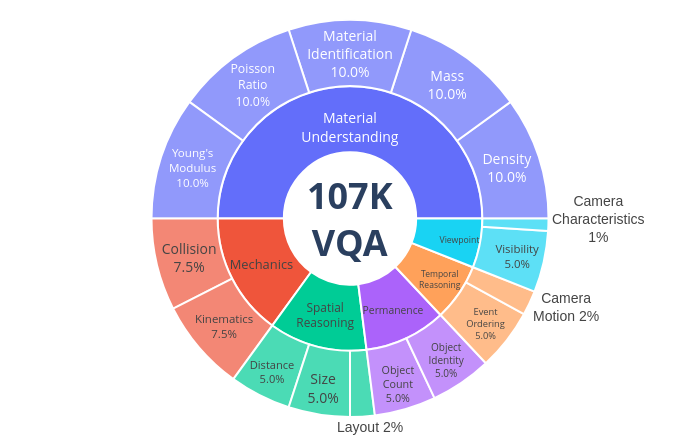

This figure's notebook cell:
### Code cell
import json
import plotly.graph_objects as go

# Paths
PATH_BAL_SUB = "/Users/sebastiancavada/Desktop/tmp_paris/tiny_vqa_creation/answering_questions/balancing_sub_categories.json"
PATH_DATA = "/Users/sebastiancavada/Desktop/tmp_paris/tiny_vqa_creation/simple_vqa.json"
PERCENT_MODE = "entry"  # change to "parent" if you prefer

CENTER_TEXT = "Total number<br> of VQA<br><b>61196</b>"
PERCENT_MODE = "entry"  # or "parent"

# Label mappings
mapping_sub = {
    "visibility": "Visibility",
    "material_identification": "Material<br>Identification",
    "size": "Size",
    "camera_characteristics": "Camera<br>Characteristics",
    "physics_property": "Physics<br>Property",
    "kinematics": "Kinematics",
    "collision": "Collision",
    "mass": "Mass",
    "density": "Density",
    "young_modulus": "Young's<br>Modulus",
    "poisson_ratio": "Poisson<br>Ratio",
    "camera_motion": "Camera Motion",
    "layout": "Layout",
    "distance": "Distance",
    "event_ordering": "Event<br>Ordering",
    "object_count": "Object<br>Count",
    "object_identity": "Object<br>Identity"
}

mapping_cat = {
    "mechanics": "Mechanics",
    "spatial_reasoning": "Spatial<br>Reasoning",
    "visual_percetion": "Visual<br>Perception",
    "temporal": "Temporal<br>Reasoning",
    "view_point": "Viewpoint",
    "material_understanding": "Material<br>Understanding",
    "permanence": "Permanence",
}

with open(PATH_BAL_SUB) as f:
    balancing = json.load(f)
with open(PATH_DATA) as f:
    data = json.load(f)

print(balancing)

labels, parents, values = ["Total number<br> of VQA<br><b>61196</b>"], [""], [0.0]
main_totals, subs_for_main = {}, {}

for main_cat, items in data.items():
    seen = set()
    for _, props in items.items():
        if isinstance(props, dict):
            sc = props["sub_category"]
            if sc and sc in balancing:
                seen.add(sc)
    if not seen:
        continue
    total = sum(balancing[sc] for sc in seen)
    if total <= 0:
        continue
    print(main_cat)
    main_totals[main_cat] = total
    subs_for_main[main_cat] = sorted(seen)

# main categories
for main_cat, total in main_totals.items():
    labels.append(mapping_cat[main_cat])
    parents.append(CENTER_TEXT)
    values.append(total)

# subcategories
for main_cat, sc_list in subs_for_main.items():
    parent_label = mapping_cat.get(main_cat, main_cat)
    for sc in sc_list:
        labels.append(mapping_sub[sc])
        parents.append(parent_label)
        values.append(balancing[sc])

values[0] = sum(main_totals.values())

# Choose tokens for text and hover based on percent mode
if PERCENT_MODE == "parent":
    # percent_token = "%{percentParent:.1%}"
    percent_token = "%{percentParent:.1%}"
    textinfo_mode = "label+percent parent"
    hover_pct_lbl = "of parent"
else:
    percent_token = "%{percentEntry:.1%}"
    textinfo_mode = "label+percent entry"
    hover_pct_lbl = "of total"

# if the labels font is too small, just show percentages
if min(values[1:]) / values[0] < 0.03:
    textinfo_mode = "percent entry"

total_sum = values[0]
threshold = 0.03  # 3%

parent_nodes = set(parents) - {""}

# build figure
fig = go.Figure(
    go.Sunburst(
        labels=labels,
        parents=parents,
        values=values,
        branchvalues="total",
        textinfo=textinfo_mode,
        texttemplate = [
    ""
    if (i == 0 or values[i] / total_sum < threshold)
    else (
        "%{label}"
        if labels[i] in parent_nodes
        else "%{label}<br>" + percent_token
    )
    for i in range(len(labels))
],
        # Set to 'auto' or 'horizontal' for better readability in small sizes
        insidetextorientation="horizontal", 
        textfont=dict(size=14), # Slightly smaller for the 500x450 final size
        marker=dict(line=dict(color="white", width=2)),
    ),
)

# center text (annotation)
fig.add_annotation(
    text="<b>107K<br>VQA</b>",
    showarrow=False,
    font=dict(size=36), # Reduced size to fit the 500px container
    x=0.5,
    y=0.5,
)

# layout
fig.update_layout(
    width=600,   # Adjusted to be slightly larger for better legibility
    height=600,
    # Tighten margins to remove wasted white space
    margin=dict(t=20, l=20, r=20, b=20),
    paper_bgcolor="white",
)

# External Label Annotations
# Note: x/y are 0 to 1. If you change width/height, these might need slight nudges.
small_label_font = dict(size=14, color="#444444", family="Arial")

fig.add_annotation(
    text="Layout 2%", x=0.53, y=-0.05, 
    showarrow=False, font=small_label_font
)

fig.add_annotation(
    text="Camera<br>Motion 2%", x=0.88, y=0.23, 
    showarrow=False, font=small_label_font
)

fig.add_annotation(
    text="Camera<br>Characteristics<br>1%", x=0.95, y=0.5,
    showarrow=False, font=small_label_font
)

ratio = 4/2.5

fig.update_layout(width=700, height=700/ratio)
fig.show()

### Figure 1 — Plotly figure (JSON) as saved in the notebook; plotly's stock layout.template omitted (floating-point values rounded to 4 significant figures)
{"data": [{"branchvalues": "total", "insidetextorientation": "horizontal", "labels": ["Total number<br> of VQA<br><b>61196</b>", "Spatial<br>Reasoning", "Mechanics", "Material<br>Understanding", "Viewpoint", "Temporal<br>Reasoning", "Permanence", "Distance", "Layout", "Size", "Collision", "Kinematics", "Density", "Mass", "Material<br>Identification", "Poisson<br>Ratio", "Young's<br>Modulus", "Camera<br>Characteristics", "Visibility", "Camera Motion", "Event<br>Ordering", "Object<br>Count", "Object<br>Identity"], "marker": {"line": {"color": "white", "width": 2}}, "parents": ["", "Total number<br> of VQA<br><b>61196</b>", "Total number<br> of VQA<br><b>61196</b>", "Total number<br> of VQA<br><b>61196</b>", "Total number<br> of VQA<br><b>61196</b>", "Total number<br> of VQA<br><b>61196</b>", "Total number<br> of VQA<br><b>61196</b>", "Spatial<br>Reasoning", "Spatial<br>Reasoning", "Spatial<br>Reasoning", "Mechanics", "Mechanics", "Material<br>Understanding", "Material<br>Understanding", "Material<br>Understanding", "Material<br>Understanding", "Material<br>Understanding", "Viewpoint", "Viewpoint", "Temporal<br>Reasoning", "Temporal<br>Reasoning", "Permanence", "Permanence"], "textfont": {"size": 14}, "textinfo": "percent entry", "texttemplate": ["", "%{label}", "%{label}", "%{label}", "%{label}", "%{label}", "%{label}", "%{label}<br>%{percentEntry:.1%}", "", "%{label}<br>%{percentEntry:.1%}", "%{label}<br>%{percentEntry:.1%}", "%{label}<br>%{percentEntry:.1%}", "%{label}<br>%{percentEntry:.1%}", "%{label}<br>%{percentEntry:.1%}", "%{label}<br>%{percentEntry:.1%}", "%{label}<br>%{percentEntry:.1%}", "%{label}<br>%{percentEntry:.1%}", "", "%{label}<br>%{percentEntry:.1%}", "", "%{label}<br>%{percentEntry:.1%}", "%{label}<br>%{percentEntry:.1%}", "%{label}<br>%{percentEntry:.1%}"], "type": "sunburst", "values": [1.0, 0.12, 0.15, 0.5, 0.06, 0.07, 0.1, 0.05, 0.02, 0.05, 0.075, 0.075, 0.1, 0.1, 0.1, 0.1, 0.1, 0.01, 0.05, 0.02, 0.05, 0.05, 0.05]}], "layout": {"annotations": [{"font": {"size": 36}, "showarrow": false, "text": "<b>107K<br>VQA</b>", "x": 0.5, "y": 0.5}, {"font": {"color": "#444444", "family": "Arial", "size": 14}, "showarrow": false, "text": "Layout 2%", "x": 0.53, "y": -0.05}, {"font": {"color": "#444444", "family": "Arial", "size": 14}, "showarrow": false, "text": "Camera<br>Motion 2%", "x": 0.88, "y": 0.23}, {"font": {"color": "#444444", "family": "Arial", "size": 14}, "showarrow": false, "text": "Camera<br>Characteristics<br>1%", "x": 0.95, "y": 0.5}], "height": 437.5, "margin": {"b": 20, "l": 20, "r": 20, "t": 20}, "paper_bgcolor": "white", "width": 700}}
